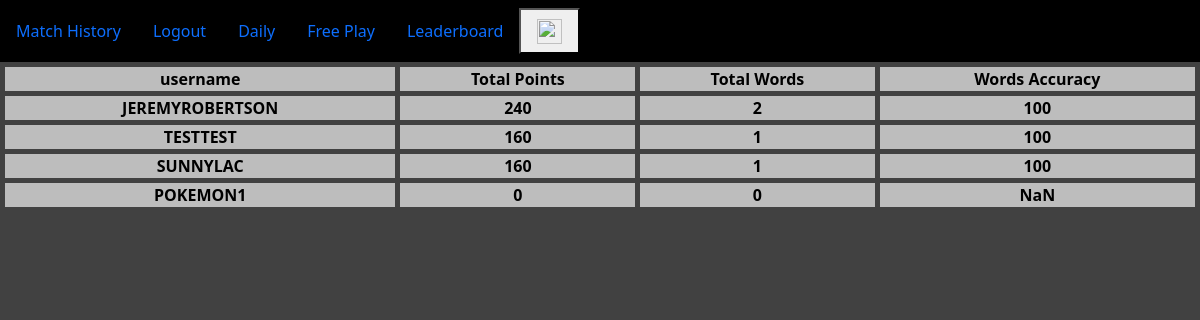
The page /leaderboard (signed in) on the database its author committed.
### app/models.py (models this page shows, shortened)
class User(UserMixin,db.Model):
    id = db.Column(db.Integer, primary_key=True)
    username = db.Column(db.String(64), index=True, unique=True)
    password_hash = db.Column(db.String(128))
    histories = db.relationship('History', backref='user')

class History(db.Model):
    id = db.Column(db.Integer, primary_key=True)
    user_id = db.Column(db.Integer, db.ForeignKey('user.id'))
    date = db.Column(db.DateTime, nullable=False)
    letters = db.Column(db.String(2), nullable=False)
    points = db.Column(db.Integer, nullable=False)
    totalWords = db.Column(db.Integer, nullable=False)
    wordAccuracy = db.Column(db.Integer,nullable=False)
    def __repr__(self):
        return f"<id = {self.id}, user = {self.user_id}, letters = {self.letters}, points = {self.points}, totalWords = {self.totalWords}, wordAccuracy = {self.wordAccuracy} date = {self.date}>"

### app/routes.py (the view)
@app.route('/leaderboard')
def leaderboard():
    leaderboard=[]
    usersList = User.query.all()
    for user in usersList:
        dates = []
        user_histories = user.histories
        print(user_histories)
        if user_histories == []:
            continue
        if str(user_histories[-1].date.date()) == str(date.today()):
            leaderboard.append(
                {
                    "username":user.username,
                    "points":user_histories[-1].points,
                    "totalWords":user_histories[-1].totalWords,
                    "wordAccuracy":user_histories[-1].wordAccuracy
                }
            )
    print(leaderboard)
    leaderboard.sort(key = lambda x : x.get('points'), reverse=True)
    return render_template('leaderboard.html',title="Leaderboard",data=leaderboard)

### app/models.py (called while the page is built)
@login.user_loader
def load_user(id):
    return User.query.get(int(id))

### app/templates/leaderboard.html
{% extends "base.html" %}
{% block content %}
<table class="center" style="width: 100%">
    <tr>
        <th>username</th>
        <th>Total Points</th>
        <th>Total Words</th>
        <th>Words Accuracy</th>
    </tr>
    {% for item in data %}
        <tr>
            <th>{{ item.username }}</th>
            <th>{{ item.points }}</th>
            <th>{{ item.totalWords }}</th>
            <th>{{ item.wordAccuracy }}</th>
        </tr>
    {% endfor %}
</table>
{% endblock %}

### app/static/Styles.css (style rules this page uses)
body { text-align: center; }
#keys { background-color: #414141; }
html { background-color: #414141; }
table.center { color: black; margin-left: auto; margin-right: auto; border-collapse: separate; border-spacing: 5px; }
th, td { background-color: #bdbdbd; }

### app/static/Popup.css (style rules this page uses)
*, *:before, *:after { padding: 0; margin: 0; box-sizing: border-box; }

### rows shown on the page
User: username "JEREMYROBERTSON", points "240", totalWords "2", wordAccuracy "100"
User: username "TESTTEST", points "160", totalWords "1", wordAccuracy "100"
User: username "SUNNYLAC", points "160", totalWords "1", wordAccuracy "100"
User: username "POKEMON1"
History: wordAccuracy "NaN"

### other values the page prints
{{ item.points }} "0"
{{ item.totalWords }} "0"
